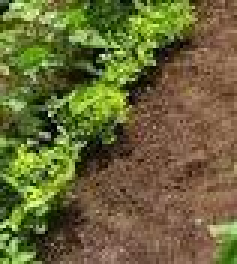
#> input picture Images/img3.jpg, 79 x 88 px (shown 3 times larger)
$ jupyter execute Code.ipynb
#> lines starting #> are read from the running program, lines starting #| are printed output that depends on the picture; after the words box and inside, x2 and y2 are one past the last pixel; in counts of white or black regions, pixels touching at a corner belong together
[cell 1]
import cv2 as cv
import matplotlib.pyplot as plt
import numpy as np
from sklearn.linear_model import RANSACRegressor

img = cv.imread('../Images/img3.jpg', 0)
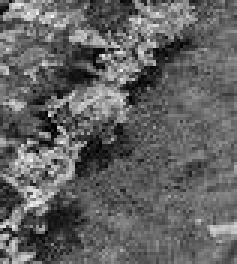
#> img: shape (88, 79) (shown 3 times larger); min 0, max 246, mean 98.5

assert img is not None, "Error: Could not load image. Check path."

# Question 1
# Apply the Canny edge detector
edges = cv.Canny(img, 550, 690)
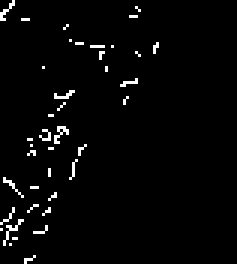
#> edges: shape (88, 79) (shown 3 times larger); 2.5% white in thin lines or dots, all inside (x1, y1, x2, y2) = (0, 0, 53, 88)

plt.figure(figsize=(10, 5))

plt.subplot(1, 2, 1)
plt.imshow(img, cmap='gray')
plt.title('Original Cropped Image')
plt.axis('off')

plt.subplot(1, 2, 2)
plt.imshow(edges, cmap='gray')
plt.title('Canny Edge Detector Output')
plt.axis('off')

plt.show()
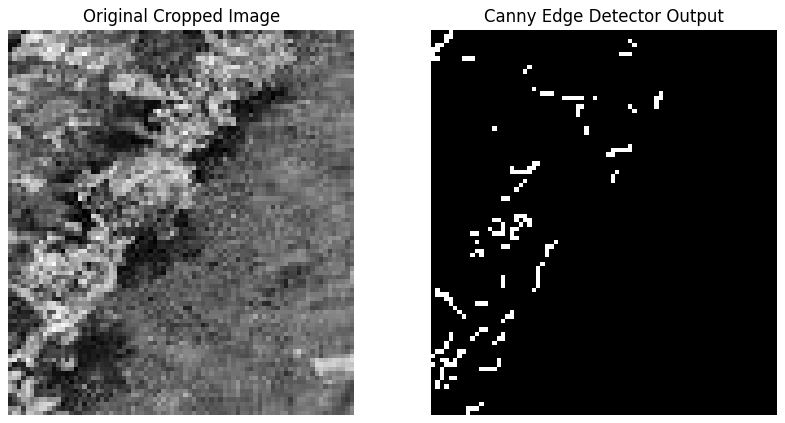
#> figure drawn by matplotlib, 2 panels

# Question 2
# Extract coordinates using NumPy
indices = np.where(edges != 0)
#> indices = 177 positions, rows 0 to 87, columns 0 to 52

x = indices[1]
#> x = 177 values, max 52 at index 25, min 0 at index 8, mean 18.15
y = indices[0]
#> y = 177 values from 0 to 87

plt.figure(figsize=(6, 6))
plt.scatter(x, y, s=3, color='blue')
plt.gca().invert_yaxis()

plt.title('Scatter Plot of Extracted Edges')
plt.xlabel('X Coordinates')
plt.ylabel('Y Coordinates')
plt.grid(True)

plt.show()
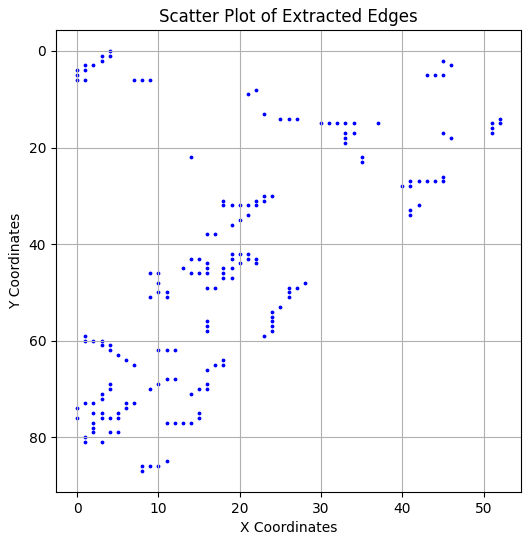
#> figure drawn by matplotlib, 1 panel

# Question 3
N = len(x)
#> N = 177

sum_x = np.sum(x)
#> sum_x = 3212
sum_y = np.sum(y)
#> sum_y = 7866
sum_xy = np.sum(x * y)
#> sum_xy = 110993
sum_x2 = np.sum(x**2)
#> sum_x2 = 91870

m_ls = (N * sum_xy - sum_x * sum_y) / (N * sum_x2 - sum_x**2)
#> m_ls = -0.945
c_ls = (sum_y - m_ls * sum_x) / N
#> c_ls = 61.6

x_line = np.array([np.min(x), np.max(x)])
#> x_line = [0, 52]
y_line_ls = m_ls * x_line + c_ls
#> y_line_ls = [61.6, 12.43]

angle_rad_ls = np.arctan(m_ls)
#> angle_rad_ls = -0.757
angle_deg_ls = np.degrees(angle_rad_ls)
#> angle_deg_ls = -43.39

print(f"Least-Squares Slope (m): {m_ls:.4f}")
#| Least-Squares Slope (m): -0.9455
print(f"Least-Squares Y-Intercept (c): {c_ls:.4f}")
#| Least-Squares Y-Intercept (c): 61.5978
print(f"Estimated crop field angle (Least-Squares): {angle_deg_ls:.2f} degrees")
#| Estimated crop field angle (Least-Squares): -43.39 degrees

plt.figure(figsize=(6, 6))
plt.scatter(x, y, s=3, color='blue', alpha=0.5, label='Extracted Edges')

plt.plot(x_line, y_line_ls, color='red', linewidth=2, label=f'LS Fit: y={m_ls:.2f}x + {c_ls:.2f}')

plt.gca().invert_yaxis()

plt.title('Least-Squares Fit')
plt.xlabel('X Coordinates')
plt.ylabel('Y Coordinates')
plt.legend()
plt.grid(True)

plt.show()
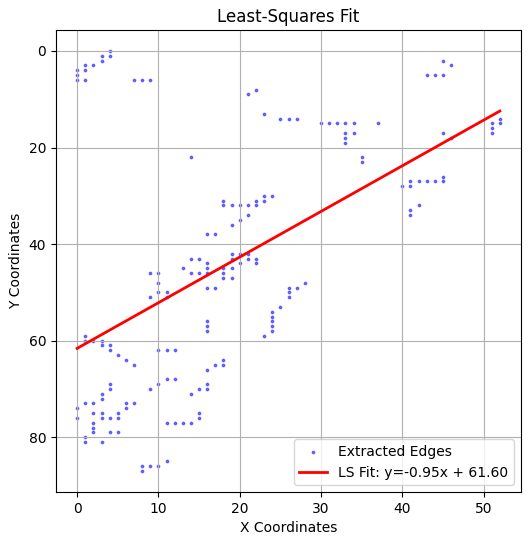
#> figure drawn by matplotlib, 1 panel

# Question 6
x_mean = np.mean(x)
#> x_mean = 18.15
y_mean = np.mean(y)
#> y_mean = 44.44

x_centered = x - x_mean
#> x_centered = 177 values, max 33.85 at index 25, min -18.15 at index 8, mean 1.28e-15
y_centered = y - y_mean
#> y_centered = 177 values from -44.44 to 42.56

# Stack the data and run SVD
data = np.vstack([x_centered, y_centered]).T
#> data = 177 pairs, first value -18.15 to 33.85, second value -44.44 to 42.56
u, s, vh = np.linalg.svd(data)
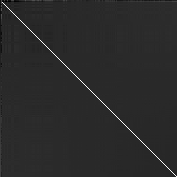
#> u: shape (177, 177) float64; min -0.196, max 1, mean 0.0056; drawn with min black and max white
#> s = [347.5, 148.4]; vh = [[-0.342, 0.94], [-0.94, -0.342]]

a, b = vh[1, :]
#> a = -0.94; b = -0.342

m_tls = -a / b
#> m_tls = -2.75

# Calculate the y intercept
c_tls = y_mean - m_tls * x_mean
#> c_tls = 94.28

# Calculate the line points for plotting
y_line_tls = m_tls * x_line + c_tls
#> y_line_tls = [94.28, -48.53]

# Calculate the angle
angle_rad_tls = np.arctan(m_tls)
#> angle_rad_tls = -1.22
angle_deg_tls = np.degrees(angle_rad_tls)
#> angle_deg_tls = -69.99

print(f"Estimated crop field angle (Total Least-Squares): {angle_deg_tls:.2f} degrees")
#| Estimated crop field angle (Total Least-Squares): -69.99 degrees

plt.figure(figsize=(6, 6))
plt.scatter(x, y, s=3, color='blue', alpha=0.5, label='Extracted Edges')
plt.plot(x_line, y_line_ls, color='red', linewidth=2, linestyle=':', label='Least-Squares')
plt.plot(x_line, y_line_tls, color='green', linewidth=2, label='Total Least-Squares')
plt.gca().invert_yaxis()

plt.title('Algorithm Comparison: LS vs TLS')
plt.xlabel('X Coordinates')
plt.ylabel('Y Coordinates')
plt.legend()
plt.grid(True)

plt.show()
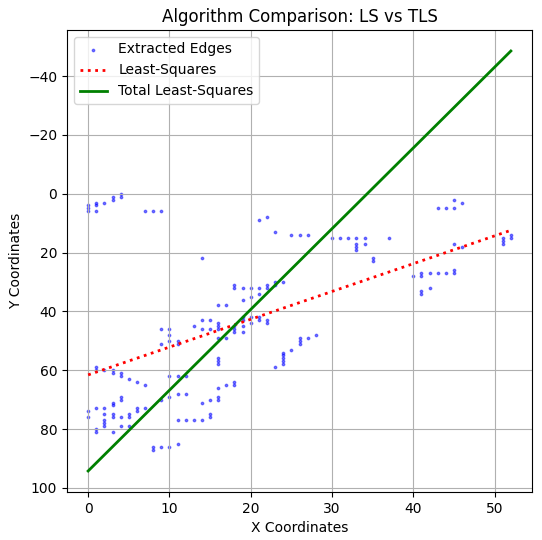
#> figure drawn by matplotlib, 1 panel

# Question 10
X_ransac = x.reshape(-1, 1)
#> X_ransac has the same summary as x

ransac = RANSACRegressor(residual_threshold=5.0, random_state=42)
ransac.fit(X_ransac, y)

# Extract the slope (m) and intercept (c)
m_ransac = ransac.estimator_.coef_[0]
c_ransac = ransac.estimator_.intercept_

# Calculate the line points
y_line_ransac = m_ransac * x_line + c_ransac
#> y_line_ransac = [81.86, 16.06]

# Calculate the angle
angle_rad_ransac = np.arctan(m_ransac)
angle_deg_ransac = np.degrees(angle_rad_ransac)

print(f"Estimated crop field angle (RANSAC): {angle_deg_ransac:.2f} degrees")

# LS vs TLS vs RANSAC

inlier_mask = ransac.inlier_mask_
outlier_mask = np.logical_not(inlier_mask)

plt.figure(figsize=(6, 6))

plt.scatter(x[outlier_mask], y[outlier_mask], s=1, color='gray', alpha=0.3, label='Outliers (Noise)')

plt.scatter(x[inlier_mask], y[inlier_mask], s=2, color='blue', label='Inliers (Crop Row)')

# Plot all three calculated lines
plt.plot(x_line, y_line_ls, color='red', linewidth=2, linestyle=':', label='Least-Squares')
plt.plot(x_line, y_line_tls, color='green', linewidth=2, linestyle='--', label='Total Least-Squares')
plt.plot(x_line, y_line_ransac, color='orange', linewidth=3, label='RANSAC (Proposed)')

# Invert Y-axis for image coordinates
plt.gca().invert_yaxis()

plt.title('Final Algorithm Comparison: Inliers vs Outliers')
plt.xlabel('X Coordinates')
plt.ylabel('Y Coordinates')
plt.legend()
plt.grid(True)

plt.show()
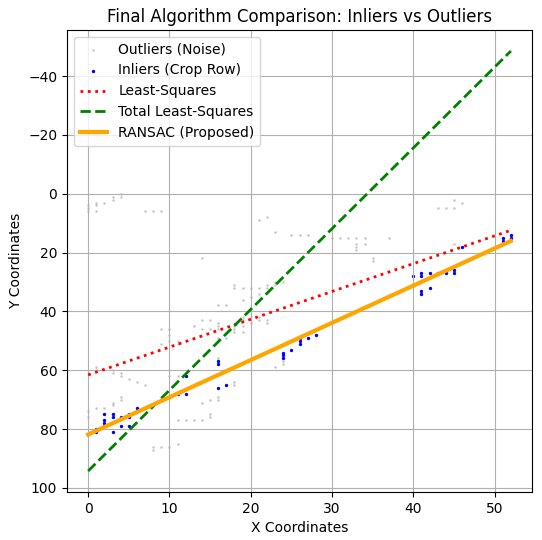
#> figure drawn by matplotlib, 1 panel

$ run again, with Images/img1.jpg copied over Images/img3.jpg
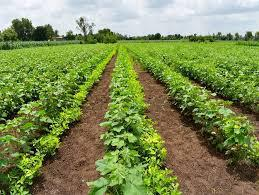
#> input picture Images/img1.jpg, 259 x 195 px
#> `edges = cv.Canny(img, 550, 690)`:
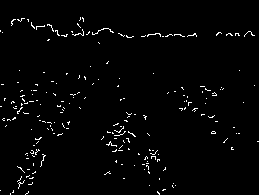
#> edges: shape (195, 259); 2% white in thin lines or dots
#> indices = 1004 positions, rows 17 to 194, columns 0 to 258
#> x = 1004 values, max 258 at index 735, min 0 at index 89, mean 103.2
#> y = 1004 values from 17 to 194
#> N = 1004
#> sum_x = 103581
#> sum_y = 102226
#> sum_xy = 10169595
#> sum_x2 = 15453383
#> m_ls = -0.0791
#> c_ls = 110
#> x_line = [0, 258]
#> y_line_ls = [110, 89.58]
#> angle_rad_ls = -0.0789
#> angle_deg_ls = -4.52
#| Least-Squares Slope (m): -0.0791
#| Least-Squares Y-Intercept (c): 109.9753
#| Estimated crop field angle (Least-Squares): -4.52 degrees
#> x_mean = 103.2
#> y_mean = 101.8
#> x_centered = 1004 values, max 154.8 at index 735, min -103.2 at index 89, mean 9.96e-15
#> y_centered = 1004 values from -84.82 to 92.18
#> data = 1004 pairs, first value -103.2 to 154.8, second value -84.82 to 92.18
#> s = [2199.1, 1645.8]; vh = [[0.984, -0.18], [0.18, 0.984]]
#> a = 0.18; b = 0.984
#> m_tls = -0.183
#> c_tls = 120.7
#> y_line_tls = [120.7, 73.47]
#> angle_rad_tls = -0.181
#> angle_deg_tls = -10.38
#| Estimated crop field angle (Total Least-Squares): -10.38 degrees
#> X_ransac has the same summary as x
#> y_line_ransac = [23.3, 36.83]
#> `plt.show()`:
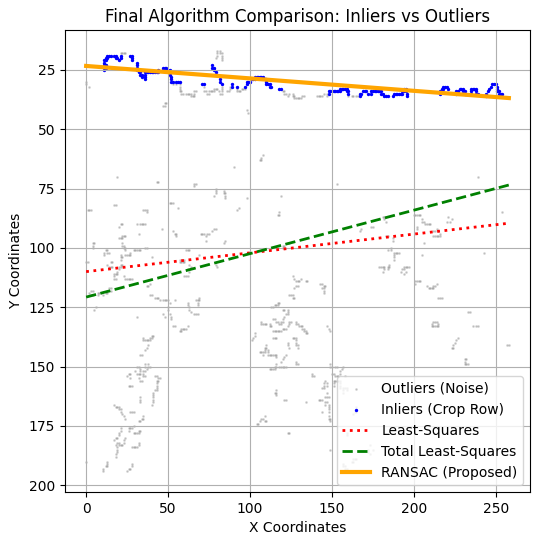
#> figure drawn by matplotlib, 1 panel
